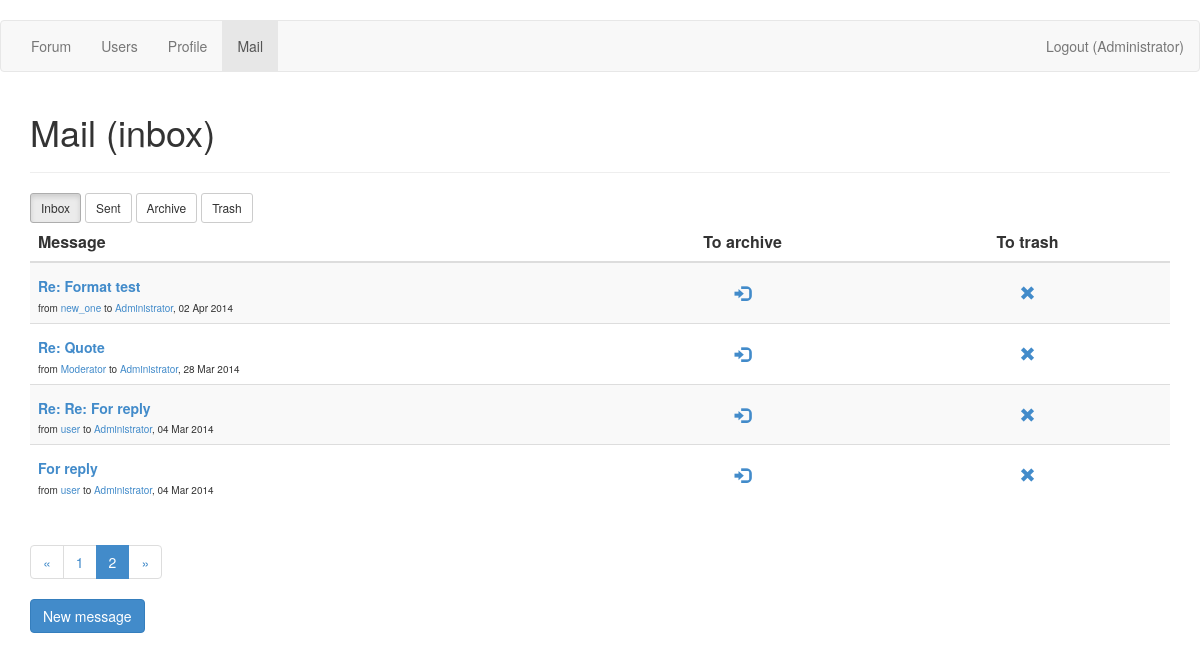
The app's page /mailbox?page=2&box=inbox (signed in) with its own data.
### app/models.py (models this page shows, shortened)
class User(db.Model):
    __tablename__ = 'User'
    id = db.Column(db.Integer, primary_key=True)
    login = db.Column(db.Text, unique=True, nullable=False)
    password = db.Column(db.Text, nullable=False)
    role = db.Column(db.Integer, default=2, nullable=False)
    email = db.Column(db.Text, nullable=False)
    city = db.Column(db.Text, default='unknown')
    country = db.Column(db.Text, default='unknown')
    db_avatar = db.Column(db.Boolean, default=False)
    topic_count = db.Column(db.Integer, default=0)
    message_count = db.Column(db.Integer, default=0)
    reg_date = db.Column(db.DateTime, default=datetime.utcnow, nullable=False)
    last_seen = db.Column(db.DateTime, default=datetime.utcnow, onupdate=datetime.utcnow, nullable=False)
    def is_authenticated(self):
        return(True)
    @property
    def unread_mail(self):
        count = 0
        for message in self.mail_all.filter(Mailbox.directory=='0'):
            if not message.read:
                count += 1
        return(count)

class Mailbox(db.Model):
    __tablename__ = 'Mailbox'
    id = db.Column(db.Integer, primary_key=True)
    owner_id = db.Column(db.Integer, db.ForeignKey('User.id'))
    owner = db.relationship('User',
        foreign_keys=[owner_id],
        backref=db.backref('mail_all', lazy='dynamic'))
    directory = db.Column(db.Integer, nullable=False)
    sender_id = db.Column(db.Integer, db.ForeignKey('User.id'))
    sender = db.relationship('User',
        foreign_keys=[sender_id],
        backref=db.backref('mail_sent', lazy='dynamic'))
    recipient_id = db.Column(db.Integer, db.ForeignKey('User.id'))
    recipient = db.relationship('User',
        foreign_keys=[recipient_id],
        backref=db.backref('mail_recieved', lazy='dynamic'))
    subject = db.Column(db.Text)
    text = db.Column(db.Text, nullable=False)
    date = db.Column(db.DateTime, default=datetime.utcnow, nullable=False)
    read = db.Column(db.Boolean, default=False)

### app/views.py (the view)
@app.route('/mailbox')
@login_required
def mailbox(page=1, box='inbox'):
    if request.args.get('box'):
        if request.args.get('box') in ['inbox', 'sent', 'archive', 'trash']:
            box = request.args.get('box')
        else:
            abort(404)
    if request.args.get('page'):
        page = int(request.args.get('page'))
    if box == 'inbox':
        messages = current_user.mail_all.filter(Mailbox.directory=='0').\
            order_by(Mailbox.date.desc()).all()
    elif box == 'sent':
        messages = current_user.mail_all.filter(Mailbox.directory=='1').\
            order_by(Mailbox.date.desc()).all()
    elif box == 'archive':
        messages = current_user.mail_all.filter(Mailbox.directory=='2').\
            order_by(Mailbox.date.desc()).all()
    elif box == 'trash':
        messages = current_user.mail_all.filter(Mailbox.directory=='3').\
            order_by(Mailbox.date.desc()).all()
    pagination = Pagination(page, MAIL_PER_PAGE, len(messages))
    return(render_template('mailbox.html',
        user=current_user,
        box=box,
        messages=messages,
        pagination=pagination))

### app/views.py (called while the page is built)
@lm.user_loader
def load_user(id):
    return(User.query.get(int(id)))

    @property
    def pages(self):
        return(int(ceil(float(self.total_count)/self.per_page)))

    @property
    def pages_list(self):
        if self.pages < 4:
            res = range(1, self.pages+1)
        elif self.page < 3 and self.page+2 < self.pages:
            res = range(1, self.page+3)
        elif self.page < 3 and self.page+2 >= self.pages:
            res = range(1, self.pages+1)
        elif self.page > self.pages-3:
            res = range(self.page-2, self.pages+1)
        else:
            res = range(self.page-2, self.page+3)
        return(res)

    @property
    def first(self):
        if self.page == 1:
            return(0)
        else:
            return((self.page-1)*self.per_page)

    @property
    def last(self):
        if self.page == self.pages:
            return(None)
        else:
            return(self.page*self.per_page)

### app/templates/mailbox.html (shortened to what this page needs)
﻿{% extends "base.html" %}
{% block content %}
<h1>Mail ({{box}}) </h1>
<hr>
<div class="row">
    <div class="col-md-12">
        <a class="btn btn-sm btn-default{% if box == 'inbox' %} active{% endif %}" href="{{url_for('mailbox', box='inbox')}}">Inbox</a>
        <a class="btn btn-sm btn-default{% if box == 'sent' %} active{% endif %}" href="{{url_for('mailbox', box='sent')}}">Sent</a>
        <a class="btn btn-sm btn-default{% if box == 'archive' %} active{% endif %}" href="{{url_for('mailbox', box='archive')}}">Archive</a>
        <a class="btn btn-sm btn-default{% if box == 'trash' %} active{% endif %}" href="{{url_for('mailbox', box='trash')}}">Trash</a>
    </div>
</div>
<table class="table table-striped">
    <thead>
        <tr>
            <th class="col-md-6">Message</th>
            <th class="col-md-3 text-center">{% if box in ['archive', 'trash'] %}Restore{% else %}To archive{% endif %}</th>
            <th class="col-md-3 text-center">{% if box == 'trash' %}Delete{% else %}To trash{% endif %}</th>
        </tr>
    </thead>
    <tbody>
        {% for message in messages[pagination.first:pagination.last] %}
        <tr>
            <td>
                <h5><a href="{{url_for('mail_read', message_id=message.id)}}">{% if not message.read %}<i class="glyphicon glyphicon-envelope"></i> {% endif %}{{message.subject}}</a></h5>
                <div class="tiny-text">from <a href="{{url_for('user_profile', user_id=message.sender_id)}}">{{message.sender.login}}</a> to <a href="{{url_for('user_profile', user_id=message.recipient_id)}}">{{message.recipient.login}}</a>, {{message.date.strftime('%d %b %Y')}}</div>
            </td>
            <td class="text-center valign-middle">
                {% if box in ['archive', 'trash'] %}
                <a href="{% if message.sender == user %}{{url_for('mail_move', message_id=message.id, directory=1)}}{% else %}{{url_for('mail_move', message_id=message.id, directory=0)}}{% endif %}"><i class="glyphicon glyphicon-log-out"></i></a>
                {% else %}
                <a href="{{url_for('mail_move', message_id=message.id, directory=2)}}"><i class="glyphicon glyphicon-log-in"></i></a>
                {% endif %}
            </td>
            <td class="text-center valign-middle">
                <a href="{{url_for('mail_move', message_id=message.id, directory=3)}}"><i class="glyphicon glyphicon-remove"></i></a>
            </td>
        </tr>
        {% endfor %}
    </tbody>
</table>
<ul class="pagination">
    <li><a href="{{url_for('mailbox', page=1, box=box)}}">&laquo;</a></li>
    {% for page_number in pagination.pages_list %}
    <li{% if page_number == pagination.page %} class="active"{% endif %}>
        <a href="{{url_for('mailbox', page=page_number, box=box)}}">{{page_number}}</a>
    </li>
    {% endfor %}
    <li><a href="{{url_for('mailbox', page=pagination.pages, box=box)}}">&raquo;</a></li>
</ul>
<br>
<a class="btn btn-primary" href="{{url_for('mail_write')}}">New message</a>
{% endblock %}

### app/templates/base.html (shortened to what this page needs)
<!DOCTYPE html>
<head>
    <link rel="stylesheet" type="text/css" href="/static/css/bootstrap.min.css">
    <link rel="stylesheet" type="text/css" href="/static/css/custom.css">
</head>
<body>
<div class="navbar navbar-default" role="navigation">
    <div class="container-fluid">
        <ul class="nav navbar-nav">
            <li {% if request.path == '/' or request.path[:6] == '/forum' %}class="active"{% endif %}><a href="{{url_for('forum')}}">Forum</a></li>
            <li {% if request.path[:9] == '/userlist' %}class="active"{% endif %}><a href="{{url_for('userlist')}}">Users</a></li>
            {% if user.is_authenticated() %}
            <li {% if request.path[:8] == '/profile' %}class="active"{% endif %}><a href="{{url_for('my_profile')}}">Profile</a></li>
            <li {% if request.path[:8] == '/mailbox' %}class="active"{% endif %}><a href="{{url_for('mailbox')}}">Mail{% if user.unread_mail %} <sup><small>{{user.unread_mail}}</small></sup>{% endif %}</a></li>
            {% endif %}
        </ul>
        <ul class="nav navbar-nav navbar-right">
            {% if user.is_authenticated() %}
            <li><a href="{{url_for('logout')}}">Logout ({{user.login}})</a></li>
            {% else %}
            <li><a href="{{url_for('login')}}">Login</a></li>
            <li><a href="{{url_for('register')}}">Register</a></li>
            {% endif %}
        </ul>
    </div>
</div>
<div class="container">
    {% block content %}{% endblock %}
</div>
</body>
</html>

### app/static/css/custom.css (style rules this page uses)
h5 { margin-top: 8px; margin-bottom: 6px; font-weight: bold; }
.valign-middle { vertical-align: middle !important; }

### records on screen
User: login "Administrator"
Mailbox: subject "Re: Format test", sender.login "new_one", recipient.login "Administrator", date "02 Apr 2014"
Mailbox: subject "Re: Quote", sender.login "Moderator", recipient.login "Administrator", date "28 Mar 2014"
Mailbox: subject "Re: Re: For reply", sender.login "user", recipient.login "Administrator", date "04 Mar 2014"
Mailbox: subject "For reply", sender.login "user", recipient.login "Administrator", date "04 Mar 2014"

### other values on screen
{{ box }} "inbox"
{{ page_number }} "1" "2"
